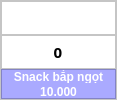
            <widget class="QFrame" name="itemFrame_6">
             <property name="maximumSize">
              <size>
               <width>117</width>
               <height>150</height>
              </size>
             </property>
             <property name="styleSheet">
              <string notr="true">background-color: rgb(255, 255, 255);</string>
             </property>
             <property name="frameShape">
              <enum>QFrame::StyledPanel</enum>
             </property>
             <property name="frameShadow">
              <enum>QFrame::Raised</enum>
             </property>
             <layout class="QVBoxLayout" name="verticalLayout_29">
              <property name="spacing">
               <number>0</number>
              </property>
              <property name="leftMargin">
               <number>0</number>
              </property>
              <property name="topMargin">
               <number>0</number>
              </property>
              <property name="rightMargin">
               <number>0</number>
              </property>
              <property name="bottomMargin">
               <number>0</number>
              </property>
              <item>
               <widget class="QFrame" name="frame_23">
                <property name="frameShape">
                 <enum>QFrame::StyledPanel</enum>
                </property>
                <property name="frameShadow">
                 <enum>QFrame::Raised</enum>
                </property>
                <layout class="QHBoxLayout" name="horizontalLayout_13">
                 <property name="spacing">
                  <number>0</number>
                 </property>
                 <property name="leftMargin">
                  <number>0</number>
                 </property>
                 <property name="topMargin">
                  <number>0</number>
                 </property>
                 <property name="rightMargin">
                  <number>0</number>
                 </property>
                 <property name="bottomMargin">
                  <number>0</number>
                 </property>
                 <item>
                  <widget class="QPushButton" name="selectBtn1_6">
                   <property name="maximumSize">
                    <size>
                     <width>153</width>
                     <height>153</height>
                    </size>
                   </property>
                   <property name="text">
                    <string/>
                   </property>
                   <property name="icon">
                    <iconset>
                     <normaloff>img/adf128865a6542e5fa0f22f0e39bc2b2_tn.jpg</normaloff>img/adf128865a6542e5fa0f22f0e39bc2b2_tn.jpg</iconset>
                   </property>
                   <property name="iconSize">
                    <size>
                     <width>60</width>
                     <height>60</height>
                    </size>
                   </property>
                   <property name="flat">
                    <bool>true</bool>
                   </property>
                  </widget>
                 </item>
                </layout>
               </widget>
              </item>
              <item>
               <widget class="QFrame" name="adjustFrame6">
                <property name="maximumSize">
                 <size>
                  <width>16777215</width>
                  <height>35</height>
                 </size>
                </property>
                <property name="frameShape">
                 <enum>QFrame::StyledPanel</enum>
                </property>
                <property name="frameShadow">
                 <enum>QFrame::Raised</enum>
                </property>
                <layout class="QHBoxLayout" name="horizontalLayout_12">
                 <property name="spacing">
                  <number>0</number>
                 </property>
                 <property name="leftMargin">
                  <number>0</number>
                 </property>
                 <property name="topMargin">
                  <number>0</number>
                 </property>
                 <property name="rightMargin">
                  <number>0</number>
                 </property>
                 <property name="bottomMargin">
                  <number>0</number>
                 </property>
                 <item>
                  <widget class="QPushButton" name="addItem1_6">
                   <property name="maximumSize">
                    <size>
                     <width>20</width>
                     <height>20</height>
                    </size>
                   </property>
                   <property name="text">
                    <string/>
                   </property>
                   <property name="icon">
                    <iconset>
                     <normaloff>img/add.png</normaloff>img/add.png</iconset>
                   </property>
                   <property name="flat">
                    <bool>true</bool>
                   </property>
                  </widget>
                 </item>
                 <item>
                  <widget class="QLabel" name="countItem1_6">
                   <property name="maximumSize">
                    <size>
                     <width>20</width>
                     <height>20</height>
                    </size>
                   </property>
                   <property name="font">
                    <font>
                     <family>MS Gothic</family>
                     <pointsize>11</pointsize>
                     <weight>75</weight>
                     <bold>true</bold>
                    </font>
                   </property>
                   <property name="text">
                    <string>0</string>
                   </property>
                   <property name="alignment">
                    <set>Qt::AlignCenter</set>
                   </property>
                  </widget>
                 </item>
                 <item>
                  <widget class="QPushButton" name="minusItem1_6">
                   <property name="maximumSize">
                    <size>
                     <width>20</width>
                     <height>20</height>
                    </size>
                   </property>
                   <property name="text">
                    <string/>
                   </property>
                   <property name="icon">
                    <iconset>
                     <normaloff>img/minus-button.png</normaloff>img/minus-button.png</iconset>
                   </property>
                   <property name="flat">
                    <bool>true</bool>
                   </property>
                  </widget>
                 </item>
                </layout>
               </widget>
              </item>
              <item>
               <widget class="QFrame" name="frame_21">
                <property name="maximumSize">
                 <size>
                  <width>16777215</width>
                  <height>30</height>
                 </size>
                </property>
                <property name="styleSheet">
                 <string notr="true">color: rgb(255, 255, 255);
background-color: rgb(170, 170, 255);</string>
                </property>
                <property name="frameShape">
                 <enum>QFrame::StyledPanel</enum>
                </property>
                <property name="frameShadow">
                 <enum>QFrame::Raised</enum>
                </property>
                <layout class="QVBoxLayout" name="verticalLayout_11">
                 <property name="spacing">
                  <number>2</number>
                 </property>
                 <property name="leftMargin">
                  <number>0</number>
                 </property>
                 <property name="topMargin">
                  <number>0</number>
                 </property>
                 <property name="rightMargin">
                  <number>0</number>
                 </property>
                 <property name="bottomMargin">
                  <number>0</number>
                 </property>
                 <item>
                  <widget class="QLabel" name="nameItem_6">
                   <property name="font">
                    <font>
                     <family>Segoe UI</family>
                     <weight>75</weight>
                     <bold>true</bold>
                    </font>
                   </property>
                   <property name="text">
                    <string>Snack bắp ngọt</string>
                   </property>
                   <property name="alignment">
                    <set>Qt::AlignCenter</set>
                   </property>
                  </widget>
                 </item>
                 <item>
                  <widget class="QLabel" name="costItem_6">
                   <property name="font">
                    <font>
                     <family>Segoe UI</family>
                     <weight>75</weight>
                     <bold>true</bold>
                    </font>
                   </property>
                   <property name="text">
                    <string>10.000</string>
                   </property>
                   <property name="alignment">
                    <set>Qt::AlignCenter</set>
                   </property>
                  </widget>
                 </item>
                </layout>
               </widget>
              </item>
             </layout>
            </widget>
